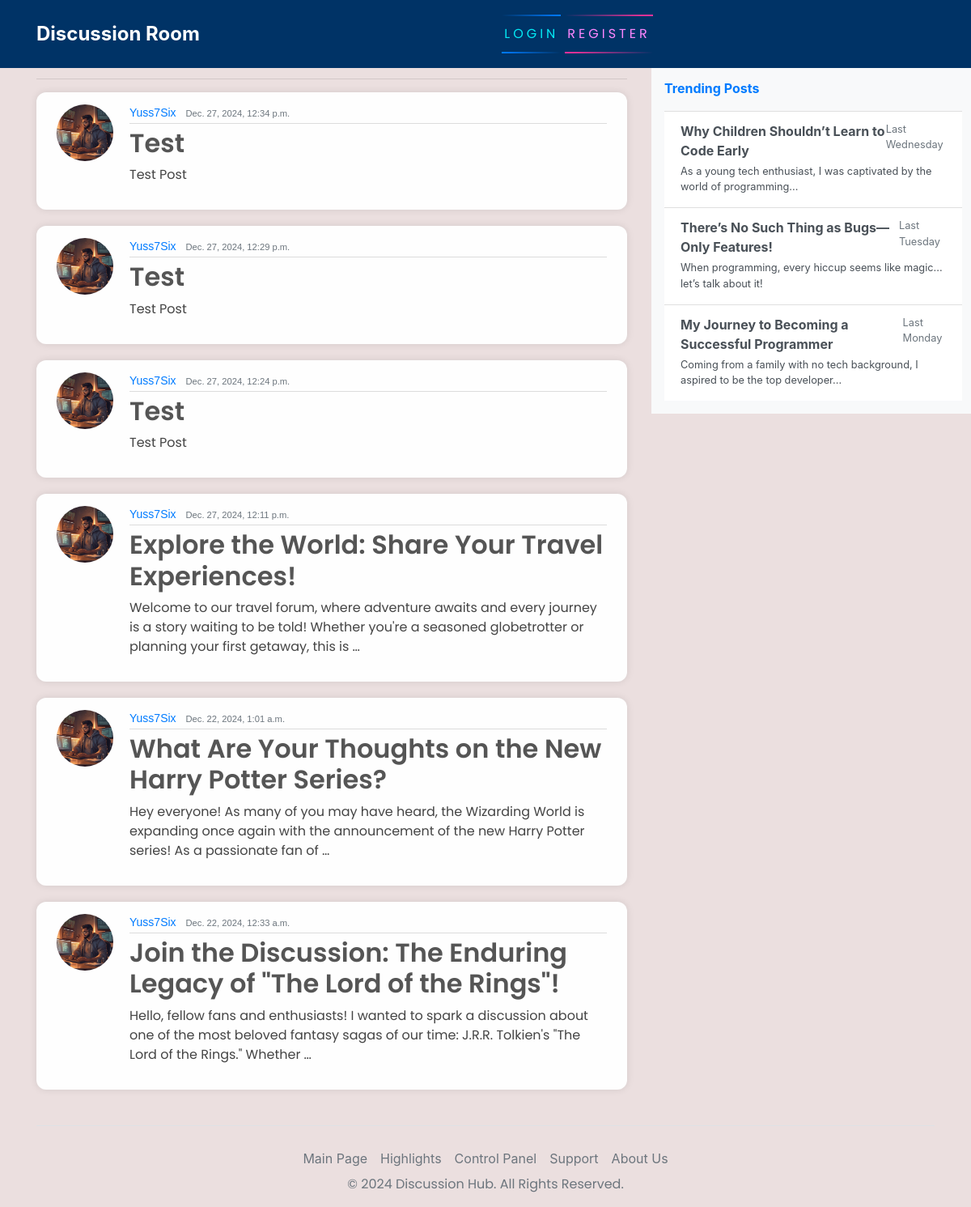
The app's page /, older data.
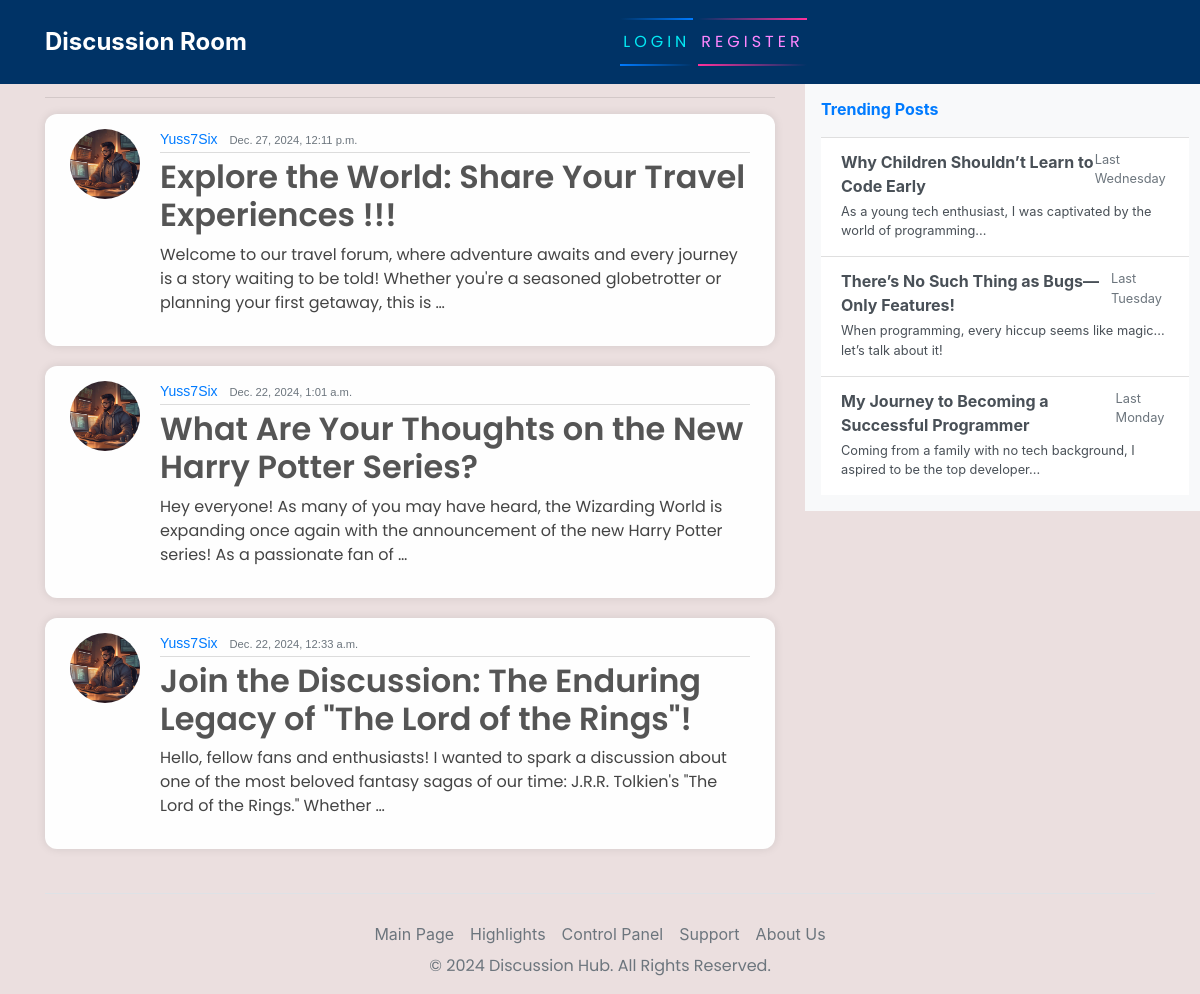
The same page, newer data.
### blog/models.py (models this page shows)
class Post(models.Model):
    title = models.CharField(max_length=200)
    content = models.TextField()
    date_posted = models.DateTimeField(default=timezone.now)
    author = models.ForeignKey(User, on_delete=models.CASCADE)

### users/models.py (models this page shows, shortened)
class Account(models.Model):
    user = models.OneToOneField(User, on_delete=models.CASCADE)
    avatar = models.ImageField(default='default.jpg', upload_to='images/')

### blog/views.py (the view)
# urls.py: path('', PostListView.as_view(), name="welcome"),
class PostListView(ListView):
    model = Post
    template_name = 'blog/welcome.html'
    context_object_name = 'articles'
    ordering = ["-date_posted"]

### blog/templates/blog/welcome.html
{% extends 'base.html' %}
{% block content %}
<hr>
{% for article in articles %}
<article class="media content-section">
    <img class="rounded-circle article-img" src="{{ article.author.account.avatar.url }}" alt="Account Picture">
    <div class="media-body">
        <div class="article-metadata">
            <a class="mr-2" href="#">{{ article.author }}</a>
            <small class="text-muted">{{ article.date_posted }}</small>
        </div>
        <h2><a class="article-title" href="{% url 'blog-detail' article.id %}">{{ article.title }}</a></h2>
        <p class="article-content">{{ article.content|truncatewords:30 }}</p>
    </div>
    <br>
</article>
{% endfor %}
{% endblock content %}

### templates/base.html (shortened to what this page needs)
{% load static %}
<!DOCTYPE html>
<html>
<head>
    <link rel="stylesheet" href="https://cdnjs.cloudflare.com/ajax/libs/font-awesome/5.15.4/css/all.min.css">
    <link rel="stylesheet" href="https://maxcdn.bootstrapcdn.com/bootstrap/4.0.0/css/bootstrap.min.css"
>
    <link rel="stylesheet" href="{% static 'css/head.css' %}">
</head>
<body>
    <header class="site-header">
        <nav class="navbar navbar-expand-md navbar-dark fixed-top" style="background-color: #003366;">
            <div class="container">
                <div class="collapse navbar-collapse" id="navbarToggle">
                    <div class="d-flex w-100 align-items-center">
                        <div class="mr-auto">
                            <span class="discussion-room">Discussion Room</span>
                        </div>
                        <div class="navbar-nav mr-auto">
                            {% if user.is_authenticated %}
                            <a class="nav-item nav-link" href="{% url 'welcome' %}">HOME</a>
                            <a class="nav-item nav-link" href="{% url 'about' %}">ABOUT</a>
                        </div>
                        <div class="navbar-nav">
                            <!-- <a class="nav-item nav-link" href="#">Login</a>
              <a class="nav-item nav-link" href="#">Register</a> -->
                            <div class="navbar-text text-black">
                                <h5 class="mb-0">Welcome, {{ request.user.username }}!</h5>
                            </div>
                            <a href="{% url 'blog-new' %}" id="auth-links">
                                <span></span>
                                <span></span>
                                <span></span>
                                <span></span>
                                Create Post
                            </a>
                            <a href="{% url 'account' %}" id="auth-links">
                                <span></span>
                                <span></span>
                                <span></span>
                                <span></span>
                                Account
                            </a>
                            <a href="{% url 'logout' %}" id="auth-links">
                                <span></span>
                                <span></span>
                                <span></span>
                                <span></span>
                                Logout
                            </a>
                            {% else %}
                            <a href="{% url 'login' %}" id="auth-links">
                                <span></span>
                                <span></span>
                                Login
                            </a>
                            <a href="{% url 'register' %}" id="auth-links">
                                <span></span>
                                <span></span>
                                Register
                            </a>
                            {% endif %}
                        </div>
                    </div>
                </div>
        </nav>
    </header>
    <main role="main" class="container">
        <div class="row">
            <div class="col-md-8">
            </div>
            <div class="col-md-8">
                {% block content %}{% endblock %}
            </div>
            <div class="col-md-4">
                <div class="content-sectionw">
                    <div class="d-flex flex-column align-items-start bg-light p-3" style="width: 400px;">
                        <a id="latest-gist" style="text-decoration: none;" href="#"
                            class="d-flex align-items-center mb-3 text-primary">
                            <span class="fs-5 font-weight-bold">Trending Posts</span>
                        </a>
                        <div class="list-group list-group-flush">
                            <a href="#" class="list-group-item list-group-item-action">
                                <div class="d-flex justify-content-between">
                                    <strong class="mb-1">Why Children Shouldn’t Learn to Code Early</strong>
                                    <small class="text-muted">Last Wednesday</small>
                                </div>
                                <div class="mb-1 small">As a young tech enthusiast, I was captivated by the world of
                                    programming...</div>
                            </a>
                            <a href="#" class="list-group-item list-group-item-action">
                                <div class="d-flex justify-content-between">
                                    <strong class="mb-1">There’s No Such Thing as Bugs—Only Features!</strong>
                                    <small class="text-muted">Last Tuesday</small>
                                </div>
                                <div class="mb-1 small">When programming, every hiccup seems like magic... let’s talk
                                    about it!</div>
                            </a>
                            <a href="#" class="list-group-item list-group-item-action">
                                <div class="d-flex justify-content-between">
                                    <strong class="mb-1">My Journey to Becoming a Successful Programmer</strong>
                                    <small class="text-muted">Last Monday</small>
                                </div>
                                <div class="mb-1 small">Coming from a family with no tech background, I aspired to be
                                    the top developer...</div>
                            </a>
                        </div>
                    </div>
                </div>
            </div>
        </div>
        <footer class="mt-4">
            <nav class="nav justify-content-center border-top" style="padding-top: 20px;">
                <li class="nav-item"><a href="#" class="nav-link px-2 text-secondary">Main Page</a></li>
                <li class="nav-item"><a href="#" class="nav-link px-2 text-secondary">Highlights</a></li>
                <li class="nav-item"><a href="/admin/" class="nav-link px-2 text-secondary">Control Panel</a></li>
                <li class="nav-item"><a href="#" class="nav-link px-2 text-secondary">Support</a></li>
                <li class="nav-item"><a href="#" class="nav-link px-2 text-secondary">About Us</a></li>
            </nav>
            <p class="text-center text-secondary">&copy; 2024 Discussion Hub. All Rights Reserved.</p>
        </footer>
    </main>
</body>
</html>

### static/css/head.css (style rules this page uses)
body { background-color: rgb(235, 223, 223); margin-top: 5rem; background-size: contain; background-repeat: no-repeat; }
h1, h2, h3, h4, h5, h6, p { color: #444444; font-family: 'Poppins', sans-serif; }
.content-section { background: #fefefe; padding: 15px 25px; border-radius: 12px; margin-bottom: 20px; box-shadow: 0 0 10px rgba(0, 0, 0, 0.1); }
.article-title { color: #555555; font-weight: 600; }
.article-content { white-space: normal; }
.article-img { height: 70px; width: 70px; margin-right: 20px; }
.article-metadata { font-family: 'Arial', sans-serif; margin-bottom: 5px; font-size: 14px; border-bottom: 1px solid #dcdcdc; padding-bottom: 2px; }
#auth-links { font-family: 'Poppins', sans-serif; position: relative; display: inline-block; padding: 12px 3px; margin: 10px 0; color: #03e9f4; text-decoration: none; text-transform: uppercase; transition: 0.5s; letter-spacing: 4px; overflow: hidden; margin-right: 5px; }
#auth-links:nth-child(2) { filter: hue-rotate(110deg); }
#auth-links span { position: absolute; display: block; }
#auth-links span:nth-child(1) { top: 0; left: 0; width: 100%; height: 2px; background: linear-gradient(90deg, transparent, #007bff); animation: animate1 1s linear infinite; }
#auth-links span:nth-child(3) { bottom: 0; right: 0; width: 100%; height: 2px; background: linear-gradient(270deg, transparent, #007bff); animation: animate3 1s linear infinite; animation-delay: 0.50s; }
.discussion-room { color: white; font-weight: bold; font-size: 24px; margin-right: 30px; }

Row changes from the older to the newer data that the page shows:
removed Post: author.account.avatar (picture), author "Yuss7Six", date_posted "Dec. 27, 2024, 12:34 p.m.", title "Test", content "Test Post"
removed Post: author.account.avatar (picture), author "Yuss7Six", date_posted "Dec. 27, 2024, 12:29 p.m.", title "Test", content "Test Post"
removed Post: author.account.avatar (picture), author "Yuss7Six", date_posted "Dec. 27, 2024, 12:24 p.m.", title "Test", content "Test Post"
changed Post: title "Explore the World: Share Your Travel Experiences!" → "Explore the World: Share Your Travel Experiences !!!"
